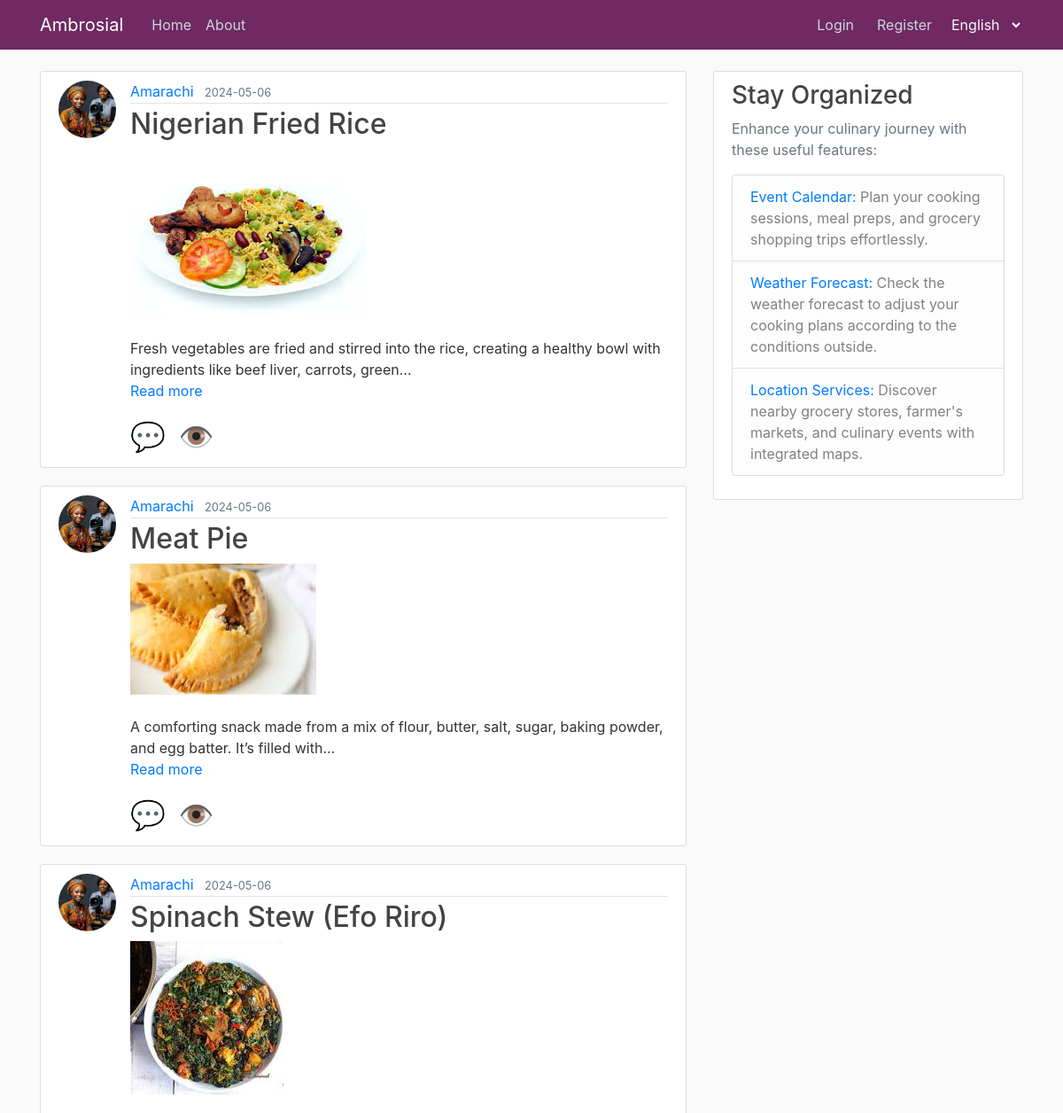
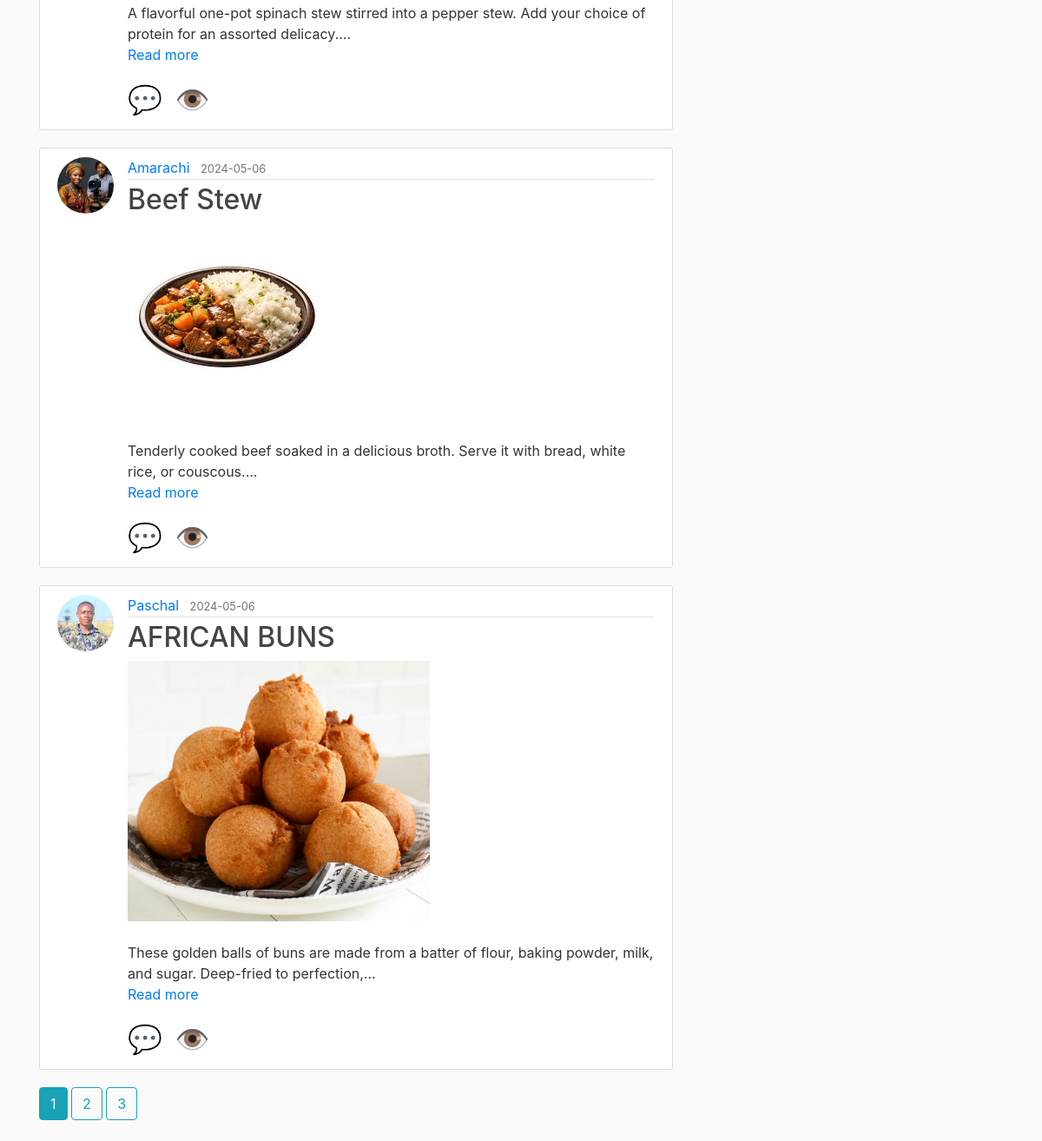
The page /home on the database its author committed (2 pictures, top to bottom).
### flask_ambrosial/models.py (models this page shows, shortened)
class Post(db.Model):
    id = db.Column(db.Integer, primary_key=True)
    title = db.Column(db.String(100), nullable=False)
    date_posted = db.Column(db.DateTime, nullable=False, default=datetime.now(timezone.utc))
    content = db.Column(db.Text, nullable=False)
    user_id = db.Column(db.Integer, db.ForeignKey('user.id', name='fk_post_user_id'), nullable=False)
    image_filename = db.Column(db.String(100), nullable=False)
    comments = db.relationship('Comment', backref='post', lazy=True)

class User(db.Model, UserMixin):
    id = db.Column(db.Integer, primary_key=True)
    username = db.Column(db.String(20), unique=True, nullable=False)
    email = db.Column(db.String(120), unique=True, nullable=False)
    image_file = db.Column(db.String(20), nullable=False, default='default.jpg')
    password = db.Column(db.String(60), nullable=False)
    posts = db.relationship('Post', backref='author', lazy=True)
    comments = db.relationship('Comment', backref='author', lazy=True)

### flask_ambrosial/posts/routes.py (the view)
@posts.route("/")
@posts.route("/home")
def home():
    page = request.args.get('page', 1, type=int)
    posts = Post.query.order_by(Post.date_posted.desc()).paginate(page=page, per_page=5)
    post_form = PostForm()
    comment_form = CommentForm()
    reply_form = ReplyForm()
    return render_template('home.html', posts=posts, post_form=post_form, comment_form=comment_form, reply_form=reply_form)

### flask_ambrosial/posts/forms.py
class PostForm(FlaskForm):
    title = StringField('Title', validators=[DataRequired()])
    content = TextAreaField('Content', validators=[DataRequired()])
    image_filename = FileField('Image', validators=[FileAllowed(['jpg', 'png', 'jpeg'])])
    submit = SubmitField('Post')

class CommentForm(FlaskForm):
    content = TextAreaField('Content', validators=[DataRequired()])
    submit = SubmitField('Comment')

### flask_ambrosial/__init__.py (called while the page is built)
def get_locale():
    if 'lang' in request.args:
        lang = request.args.get('lang')
        if lang in current_app.config['LANGUAGES']:
            session['lang'] = lang
            return lang
    return session.get('lang', request.accept_languages.best_match(current_app.config['LANGUAGES']))

### flask_ambrosial/templates/home.html (shortened to what this page needs)
{% extends "layout.html" %}
{% block content %}
    {% for post in posts.items %}
        <article class="media content-section">
            <img class="rounded-circle article-img" src="{{ url_for('static', filename='profile_pics/' + post.author.image_file) }}">
            <div class="media-body">
                <div class="article-metadata">
                    <a class="mr-2" href="{{ url_for('users.user_posts', username=post.author.username) }}">{{ post.author.username }}</a>
                    <small class="text-muted">{{ post.date_posted.strftime('%Y-%m-%d') }}</small>
                </div>
                <h2><a class="article-title" href="{{ url_for('posts.post', post_id=post.id) }}">{{ post.title }}</a></h2>
                {% if post.image_filename %}
                    <img class="post-image" src="{{ url_for('static', filename='post_pics/' + post.image_filename) }}" alt="{{ post.title }}">
                {% endif %}
                <p class="article-content">
                    {{ post.content.split(' ')[:20] | join(' ') }}...
                    <a href="#" class="read-more" data-full-content="{{ post.content }}">{{ _('Read more') }}</a>
                </p>
                <div class="comment-icons">
                    <span class="icon add-comment-icon">💬</span>
                    <span class="icon view-comments-icon">👁️</span>
                </div>
            </div>
        </article>
    {% endfor %}
    {% for page_num in posts.iter_pages(left_edge=1, right_edge=1, left_current=1, right_current=2) %}
        {% if page_num %}
            {% if posts.page == page_num %}
                <a class="btn btn-info mb-4" href="{{ url_for('main.home', page=page_num) }}">{{ page_num }}</a>
            {% else %}
                <a class="btn btn-outline-info mb-4" href="{{ url_for('main.home', page=page_num) }}">{{ page_num }}</a>
            {% endif %}
        {% endif %}
    {% endfor %}
{% endblock content %}

### flask_ambrosial/static/main.css (style rules this page uses)
body { background: #fafafa; color: #333333; margin-top: 5rem; }
h1, h2, h3, h4, h5, h6 { color: #444444; }
.content-section { background: #ffffff; padding: 10px 20px; border: 1px solid #dddddd; border-radius: 3px; margin-bottom: 20px; }
.article-title { color: #444444; }
.article-content { white-space: pre-line; }
.article-img { height: 65px; width: 65px; margin-right: 16px; }
.article-metadata { padding-bottom: 1px; margin-bottom: 4px; border-bottom: 1px solid #e3e3e3; }
.icon { font-size: 32px; cursor: pointer; margin-right: 10px; }
.post-image { max-width: 100%; max-height: 300px; height: auto; border: none; }

### rows shown on the page
Post: image_file (picture), author.username "Amarachi", date_posted "2024-05-06", title "Nigerian Fried Rice", image_filename (picture), content.split "Fresh vegetables are fried and stirred into the rice, creating a healthy bowl with ingredients like beef liver, carrots, green"
Post: image_file (picture), author.username "Amarachi", date_posted "2024-05-06", title "Meat Pie", image_filename (picture), content.split "A comforting snack made from a mix of flour, butter, salt, sugar, baking powder, and egg batter. It’s filled with"
Post: image_file (picture), author.username "Amarachi", date_posted "2024-05-06", title "Spinach Stew (Efo Riro)", image_filename (picture), content.split "A flavorful one-pot spinach stew stirred into a pepper stew. Add your choice of protein for an assorted delicacy."
Post: image_file (picture), author.username "Amarachi", date_posted "2024-05-06", title "Beef Stew", image_filename (picture), content.split "Tenderly cooked beef soaked in a delicious broth. Serve it with bread, white rice, or couscous."
Post: image_file (picture), author.username "Paschal", date_posted "2024-05-06", title "AFRICAN BUNS", image_filename (picture), content.split "These golden balls of buns are made from a batter of flour, baking powder, milk, and sugar. Deep-fried to perfection,"

### other values the page prints
{{ page_num }} "1"
{{ page_num }} "2" "3"
